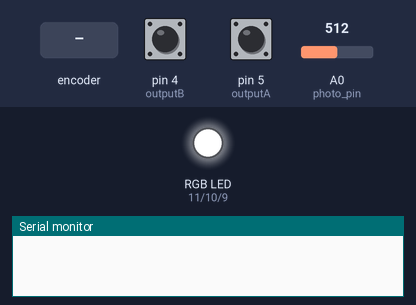
Bench run of a sketch on a simulated Arduino Uno, built with avr-gcc and run on an emulated ATmega328P. On the bench: an RGB LED mixed from three pins (HIGH = lit), the last lines printed to the serial monitor. The test bench sets the inputs (shaded band); at power-on: A0 (photo_pin) = 512, pin 4 (outputB) HIGH, pin 5 (outputA) HIGH. Dim RGB values are drawn brighter than linear.

Above: at 1.2 s.
1.3 s: rotary encoder on pin 5 (outputA) / pin 4 (outputB) turned 3 steps (first pin leading)
At 3.0 s:
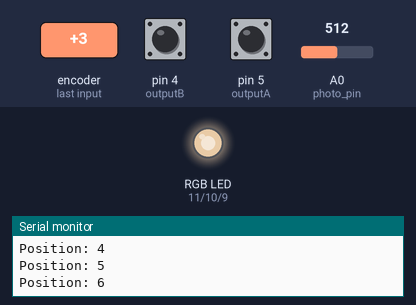
4.3 s: A0 (photo_pin) set to 306
At 5.3 s:
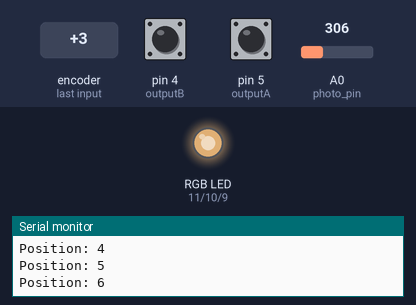
5.8 s: A0 (photo_pin) set to 122
At 6.4 s:
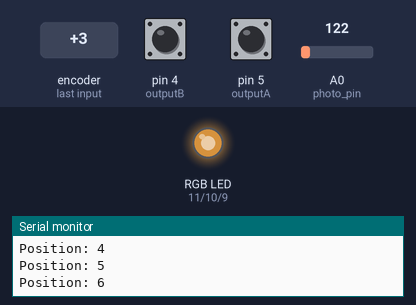
7.3 s: rotary encoder on pin 5 (outputA) / pin 4 (outputB) turned 1 step (first pin leading)
At 8.5 s:
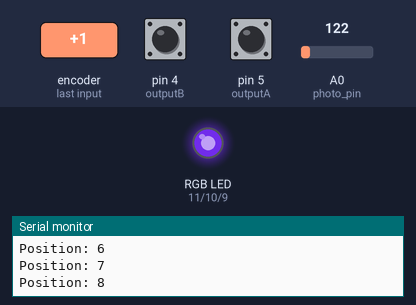
9.0 s: A0 (photo_pin) set to 265
At 10.1 s:
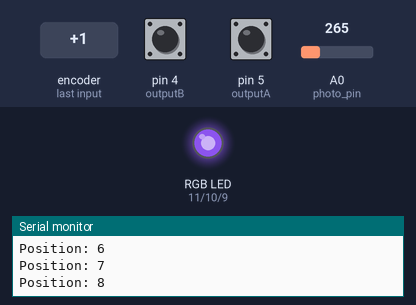
10.5 s: rotary encoder on pin 5 (outputA) / pin 4 (outputB) turned 1 step (first pin leading)
At 10.9 s:
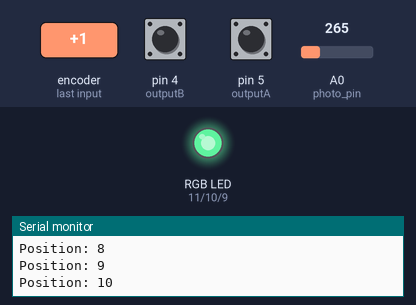
Timing chart, 0 to 13.2 s (numbered marks = the images above; inputs shaded):
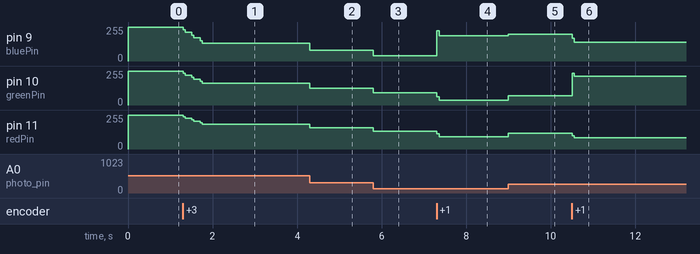

Measured:
- after the input at 1.3 s, pin 9 (bluePin): 255/255 → 214/255 at once, → 173/255 0.20 s later, → 132/255 0.20 s later; pin 10 (greenPin): 255/255 → 224/255 at once, → 193/255 0.20 s later, → 162/255 0.20 s later; pin 11 (redPin): 255/255 → 232/255 at once, → 209/255 0.20 s later, → 186/255 0.20 s later
- after the input at 4.3 s, pin 9 (bluePin): 132/255 → 82/255 at once; pin 10 (greenPin): 162/255 → 124/255 at once; pin 11 (redPin): 186/255 → 158/255 at once
- after the input at 5.8 s, pin 9 (bluePin): 82/255 → 38/255 at once; pin 10 (greenPin): 124/255 → 91/255 at once; pin 11 (redPin): 158/255 → 133/255 at once
- after the input at 7.3 s, pin 9 (bluePin): 38/255 → 191/255 at once; pin 10 (greenPin): 91/255 → 36/255 at once; pin 11 (redPin): 133/255 → 92/255 at once
- after the input at 9.0 s, pin 9 (bluePin): 191/255 → 201/255 at once; pin 10 (greenPin): 36/255 → 71/255 at once; pin 11 (redPin): 92/255 → 118/255 at once
- after the input at 10.5 s, pin 9 (bluePin): 201/255 → 140/255 at once; pin 10 (greenPin): 71/255 → 214/255 at once; pin 11 (redPin): 118/255 → 84/255 at once

The sketch:

sketch_part3.ino
```cpp
#define outputA 5
#define outputB 4
#define bluePin 9
#define greenPin 10
#define redPin 11
#define echo_pin 12
#define trig_pin 13
#define photo_pin 0
#define range 128
//photo pin
int raw_voltage = 0;
float new_voltage = 0;

// Debouncer
long t1 = 0;
long delayT = 100;

// Encoder Change of State
int counter = 0;
int aPulse;
int bPulse;
int aPrev;

int red = 0;
int green = 0;
int bleu = 0;

int color;
float factor;
void setup() {
  //set encoder pins
  pinMode (outputA,INPUT);
  pinMode (outputB,INPUT);
  digitalWrite(outputA,HIGH);
  digitalWrite(outputB,HIGH);

  // RBG
  pinMode(bluePin, OUTPUT);
  pinMode(greenPin, OUTPUT);
  pinMode(redPin, OUTPUT);

  //Photo Resistor
  pinMode(photo_pin, INPUT);

  // Reads the initial state of the outputA
  aPrev = digitalRead(outputA);
  Serial.begin (9600);
}
void loop() {
  aPulse = digitalRead(outputA); // Reads the "current" state of the outputA
  bPulse = digitalRead(outputB);
    if (aPulse != aPrev) {
      delay(7); // optimal debounce time
      aPulse = digitalRead(outputA);
      if (aPulse != aPrev) {
        // If the bPulse state != aPulse state, the encoder is rotating clockwise
        if (aPulse != bPulse) {
          counter++;
          if (counter >= 255) {
            counter = 255;
          }
        } else {
          counter--;
          if (counter <= 0) {
            counter = 0;
          }

        }
      Serial.print("Position: ");
      Serial.println(counter);
      color = map(counter, 0, 255,0, 255);
      // Serial.println(color);
      // Serial.println(getR(color, factor));
      red = getR(color);
      green = getG(color);
      bleu = getB(color);
      }
    }
    factor = intensity();
    //set the color of the RGB LED
    setColor(255-factor*red,255-factor*green,255-factor*bleu);
    aPrev = aPulse; // update aPrev
 }

// return intensity factor from distance echo sensor
float intensity(){
  raw_voltage = analogRead(photo_pin);
  raw_voltage = map(raw_voltage, 1024,0,0,1024);
  //Serial.println(raw_voltage);
  //Serial.println(raw_voltage/1024.0);
  return raw_voltage/1024.0;
}

int getR(int b){
  float r = b * 23 % 256;
  //Serial.print(r);
  return r;
}
int getG(int b){
  float g  = b * 31 % 256;
  //Serial.print(g);
  return g;
}

int getB(int b){
  float blue = b * 41 % 256;
  //Serial.println(blue);
  return blue;
}

//set color of RGB LED
void setColor(int red, int green, int blue)
{
  analogWrite(redPin, red);
  analogWrite(greenPin, green);
  analogWrite(bluePin, blue);
}
```
